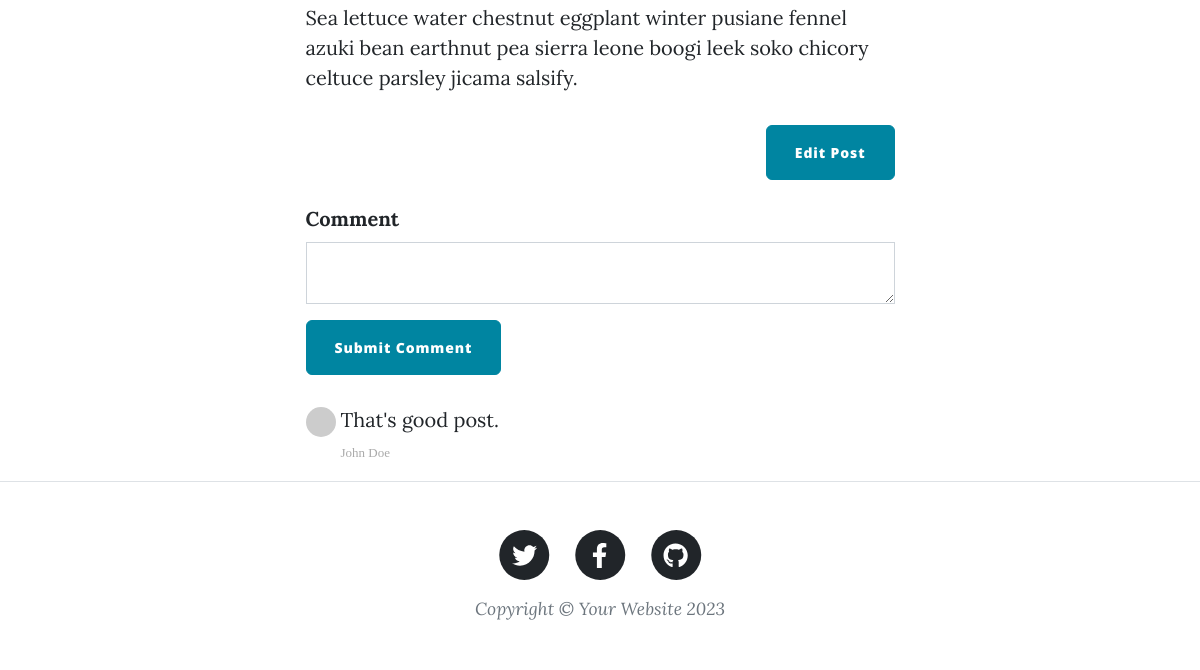
Page /post/1 (signed in, lower part) on the earlier database version.
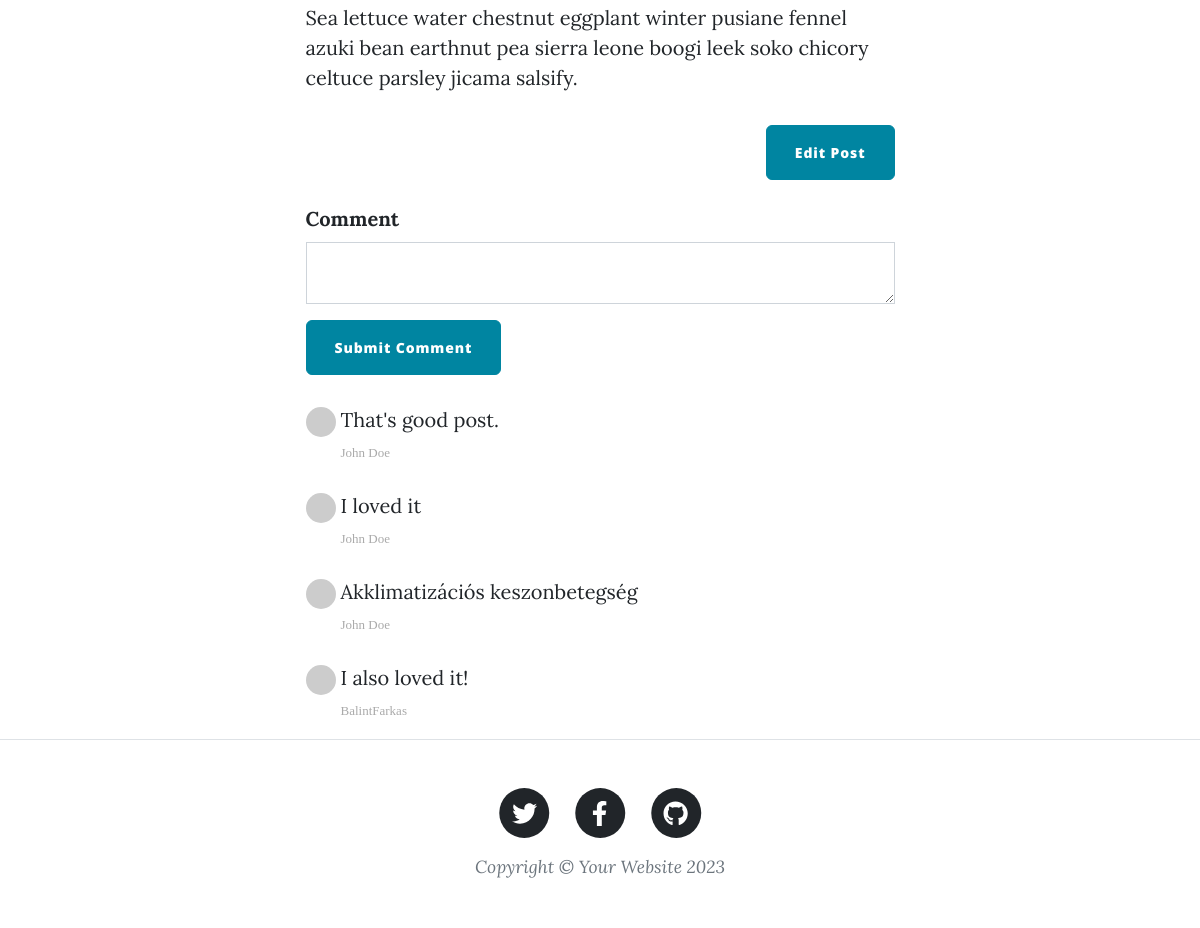
Same page on the later database version.
### main.py (models this page shows)
class BlogPost(db.Model):
    __tablename__ = "blog_posts"
    id: Mapped[int] = mapped_column(Integer, primary_key=True)
    author_id: Mapped[int] = mapped_column(Integer, db.ForeignKey("users.id"))
    author = relationship("User", back_populates="posts")
    title: Mapped[str] = mapped_column(String(250), unique=True, nullable=False)
    subtitle: Mapped[str] = mapped_column(String(250), nullable=False)
    date: Mapped[str] = mapped_column(String(250), nullable=False)
    body: Mapped[str] = mapped_column(Text, nullable=False)
    img_url: Mapped[str] = mapped_column(String(250), nullable=False)
    comments = relationship("Comment", back_populates="parent_post")

class Comment(db.Model):
    __tablename__ = "comments"
    id: Mapped[int] = mapped_column(Integer, primary_key=True)
    author_id: Mapped[int] = mapped_column(Integer, db.ForeignKey("users.id"))
    comment_author = relationship("User", back_populates="comments")
    post_id: Mapped[int] = mapped_column(Integer, db.ForeignKey("blog_posts.id"))
    parent_post = relationship("BlogPost", back_populates="comments")
    text: Mapped[str] = mapped_column(Text, nullable=False)

class User(UserMixin, db.Model):
    __tablename__ = "users"
    id: Mapped[int] = mapped_column(Integer, primary_key=True)
    email: Mapped[str] = mapped_column(String(100), unique=True, nullable=False)
    username: Mapped[str] = mapped_column(String(100), nullable=False)
    password: Mapped[str] = mapped_column(String(100), nullable=False)
    posts = relationship("BlogPost", back_populates="author")
    comments = relationship("Comment", back_populates="comment_author")

### main.py (the view, shortened to what this page needs)
@app.route("/post/<int:post_id>", methods=["GET", "POST"])
def show_post(post_id):
    requested_post = db.get_or_404(BlogPost, post_id)
    comment_form = CommentForm()
    return render_template("post.html",
                           post=requested_post,
                           logged_in=current_user.is_authenticated,
                           comment_form=comment_form,
                           avatar=avatar)

### forms.py
class CommentForm(FlaskForm):
    comment = CKEditorField("Comment", validators=[DataRequired()])
    submit = SubmitField("Submit Comment")

### main.py (called while the page is built)
def avatar(email):
    digest = md5(email.lower().encode('utf-8')).hexdigest()
    return f'https://www.gravatar.com/avatar/{digest}?d=identicon&s={100}'

@login_manager.user_loader
def load_user(user_id):
    return db.get_or_404(User, user_id)

### templates/post.html (shortened to what this page needs)
{% from "bootstrap5/form.html" import render_form %}
{% include "header.html" %}
<article>
  <div class="container px-4 px-lg-5">
    <div class="row gx-4 gx-lg-5 justify-content-center">
      <div class="col-md-10 col-lg-8 col-xl-7">
        {{ post.body|safe }}
        {% if current_user.id == 1 %}
        <div class="d-flex justify-content-end mb-4">
          <a
            class="btn btn-primary float-right"
            href="{{url_for('edit_post', post_id=post.id)}}"
            >Edit Post</a
          >
        </div>
        {% endif %}
        {{ render_form(comment_form, novalidate=True) }}
        <div class="comment">
          {% for comment in post.comments %}
          <ul class="commentList">
            <li>
              <div class="commenterImage">
                <img src="{{ avatar(comment.comment_author.email) }}" />
              </div>
              <div class="commentText">
                <p>{{ comment.text|safe }}</p>
                <span class="date sub-text">{{ comment.comment_author.username }}</span>
              </div>
            </li>
          </ul>
          {% endfor %}
        </div>
      </div>
    </div>
  </div>
</article>
{% include "footer.html" %}

### templates/header.html (shortened to what this page needs)
<!DOCTYPE html>
<html lang="en">
  <head>
    {% block styles %}
    {{ bootstrap.load_css() }}
    <link
      href="{{ url_for('static', filename='css/styles.css') }}"
      rel="stylesheet"
    />
    {% endblock %}
  </head>
  <body>
  </body>
</html>

### templates/footer.html (shortened to what this page needs)
        <footer class="border-top">
          <div class="container px-4 px-lg-5">
              <div class="row gx-4 gx-lg-5 justify-content-center">
                  <div class="col-md-10 col-lg-8 col-xl-7">
                      <ul class="list-inline text-center">
                          <li class="list-inline-item">
                              <a href="#!">
                                  <span class="fa-stack fa-lg">
                                      <i class="fas fa-circle fa-stack-2x"></i>
                                      <i class="fab fa-twitter fa-stack-1x fa-inverse"></i>
                                  </span>
                              </a>
                          </li>
                          <li class="list-inline-item">
                              <a href="#!">
                                  <span class="fa-stack fa-lg">
                                      <i class="fas fa-circle fa-stack-2x"></i>
                                      <i class="fab fa-facebook-f fa-stack-1x fa-inverse"></i>
                                  </span>
                              </a>
                          </li>
                          <li class="list-inline-item">
                              <a href="#!">
                                  <span class="fa-stack fa-lg">
                                      <i class="fas fa-circle fa-stack-2x"></i>
                                      <i class="fab fa-github fa-stack-1x fa-inverse"></i>
                                  </span>
                              </a>
                          </li>
                      </ul>
                      <div class="small text-center text-muted fst-italic">Copyright &copy; Your Website 2023</div>
                  </div>
              </div>
          </div>
      </footer>
  </body>
</html>

Differences in the rows shown:
added Comment: text "I loved it", comment_author.username "John Doe"
added Comment: text "Akklimatizációs keszonbetegség", comment_author.username "John Doe"
added Comment: text "I also loved it!", comment_author.username "BalintFarkas"
